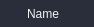
<?xml version="1.0" encoding="UTF-8"?>
<ui version="4.0">
 <class>MenuCheckbox</class>
 <widget class="QWidget" name="MenuCheckbox">
  <property name="windowModality">
   <enum>Qt::NonModal</enum>
  </property>
  <property name="geometry">
   <rect>
    <x>0</x>
    <y>0</y>
    <width>94</width>
    <height>27</height>
   </rect>
  </property>
  <property name="sizePolicy">
   <sizepolicy hsizetype="MinimumExpanding" vsizetype="Preferred">
    <horstretch>0</horstretch>
    <verstretch>0</verstretch>
   </sizepolicy>
  </property>
  <property name="minimumSize">
   <size>
    <width>0</width>
    <height>0</height>
   </size>
  </property>
  <property name="sizeIncrement">
   <size>
    <width>0</width>
    <height>0</height>
   </size>
  </property>
  <property name="baseSize">
   <size>
    <width>0</width>
    <height>0</height>
   </size>
  </property>
  <property name="font">
   <font>
    <family>Tahoma</family>
   </font>
  </property>
  <property name="windowTitle">
   <string>Menu Action</string>
  </property>
  <property name="layoutDirection">
   <enum>Qt::LeftToRight</enum>
  </property>
  <property name="styleSheet">
   <string notr="true">QWidget
{
    background-color:#2A2E3A;
    border:none;
}

QWidget#MenuAction:hover{
    background-color:#414755;
}</string>
  </property>
  <layout class="QHBoxLayout" name="horizontalLayout_3">
   <property name="spacing">
    <number>10</number>
   </property>
   <property name="sizeConstraint">
    <enum>QLayout::SetMinimumSize</enum>
   </property>
   <property name="leftMargin">
    <number>0</number>
   </property>
   <property name="topMargin">
    <number>0</number>
   </property>
   <property name="rightMargin">
    <number>0</number>
   </property>
   <property name="bottomMargin">
    <number>0</number>
   </property>
   <item>
    <widget class="Checkbox" name="cbValue">
     <property name="sizePolicy">
      <sizepolicy hsizetype="Minimum" vsizetype="Minimum">
       <horstretch>0</horstretch>
       <verstretch>0</verstretch>
      </sizepolicy>
     </property>
     <property name="minimumSize">
      <size>
       <width>0</width>
       <height>0</height>
      </size>
     </property>
     <property name="layoutDirection">
      <enum>Qt::LeftToRight</enum>
     </property>
     <property name="styleSheet">
      <string notr="true">QCheckBox
{
    /*background-color: rgb(128, 128, 128, 128);*/
    color: #F2F3F3;
    padding: 6 10 6 7;
    font: normal 9pt &quot;Tahoma&quot;;
}

QCheckBox::indicator:checked {
    border:none;
    padding: 6 0 6 -1;
    image: url(:/img/tick_menu.png);
    image-position: left;
}

QCheckBox::indicator:unchecked {
    border:none;
}

QCheckBox:hover{
        background-color:#414755;
}</string>
     </property>
     <property name="locale">
      <locale language="English" country="UnitedStates"/>
     </property>
     <property name="text">
      <string>Name</string>
     </property>
     <property name="iconSize">
      <size>
       <width>10</width>
       <height>10</height>
      </size>
     </property>
     <property name="checked">
      <bool>false</bool>
     </property>
    </widget>
   </item>
  </layout>
 </widget>
 <customwidgets>
  <customwidget>
   <class>Checkbox</class>
   <extends>QCheckBox</extends>
   <header>checkbox.h</header>
  </customwidget>
 </customwidgets>
 <resources>
  <include location="../resources/resources.qrc"/>
 </resources>
 <connections/>
</ui>
